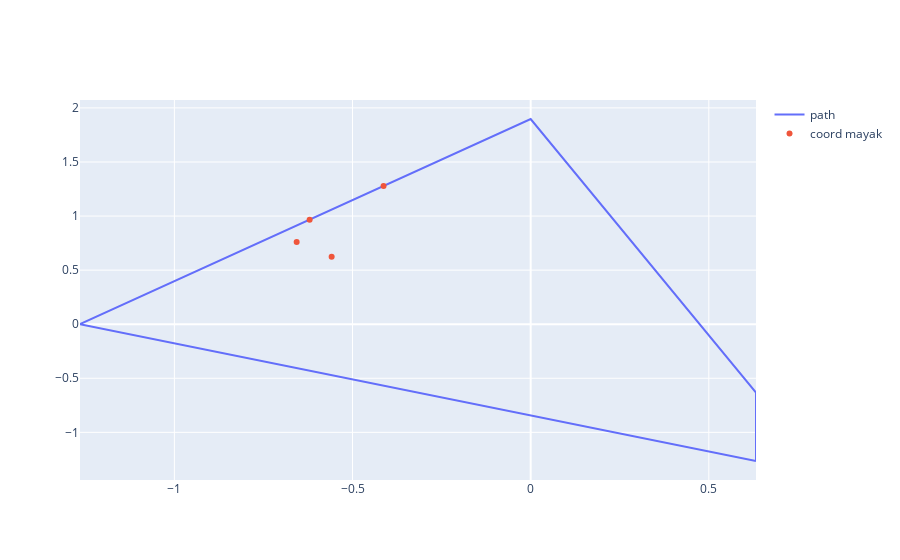
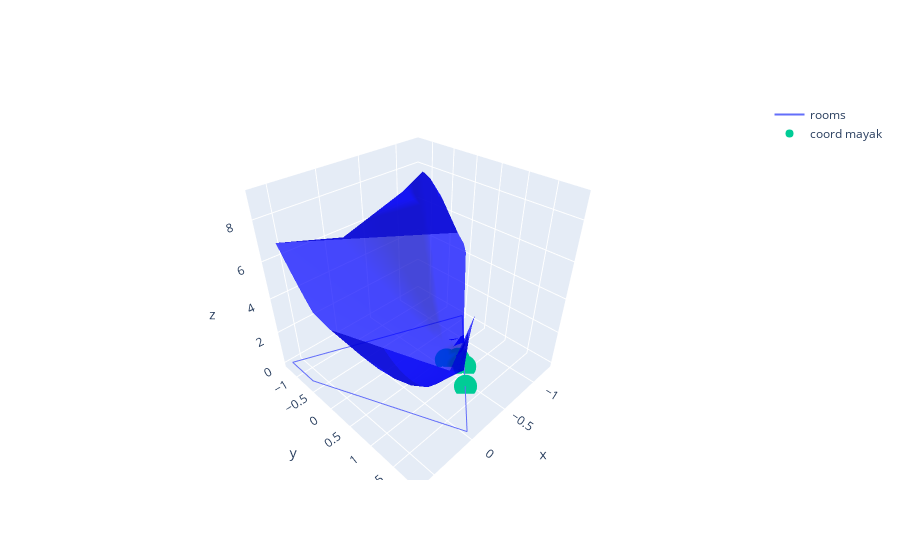

Notebook code cell kept with these figures, in order:
### Code cell
plotAnchors(polyCoordAnchorsScaler, roomScaler)
plotDOPfactor(roomScaler, polyCoordAnchorsScaler, DOP, pointsInScaler)

### Figure 1 — Plotly figure (JSON) as saved in the notebook; plotly's stock layout.template omitted (floating-point values rounded to 4 significant figures)
{"data": [{"mode": "lines", "name": "path", "type": "scatter", "x": [0.6325, 0.6325, 0.0, -1.265, 0.6325], "y": [-1.265, -0.6325, 1.897, 0.0, -1.265]}, {"mode": "markers", "name": "coord mayak", "type": "scatter", "x": [-0.4129, -0.6204, -0.6568, -0.5586], "y": [1.277, 0.966, 0.7608, 0.6237]}], "layout": {}}

### Figure 2 — Plotly figure (JSON) as saved in the notebook; plotly's stock layout.template omitted (floating-point values rounded to 4 significant figures; data arrays with more than 128 entries replaced by an {"elided": "..."} marker saying what was removed)
{"data": [{"mode": "lines", "name": "rooms", "type": "scatter3d", "x": [0.6325, 0.6325, 0.0, -1.265, 0.6325], "y": [-1.265, -0.6325, 1.897, 0.0, -1.265], "z": [0.0, 0.0, 0.0, 0.0, 0.0]}, {"color": "blue", "name": "DOP", "opacity": 0.7, "type": "mesh3d", "x": {"elided": "673 float values"}, "y": {"elided": "673 float values"}, "z": {"elided": "673 float values"}}, {"mode": "markers", "name": "coord mayak", "type": "scatter3d", "x": [-0.4129, -0.6204, -0.6568, -0.5586], "y": [1.277, 0.966, 0.7608, 0.6237], "z": [0.0, 0.0, 0.0, 0.0]}], "layout": {}}
